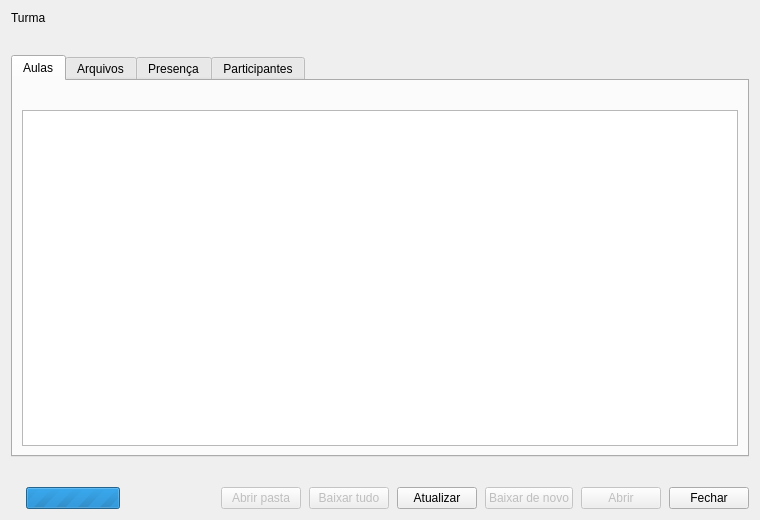
<?xml version="1.0" encoding="UTF-8"?>
<ui version="4.0">
 <class>JanelaTurma</class>
 <widget class="QDialog" name="JanelaTurma">
  <property name="geometry">
   <rect>
    <x>0</x>
    <y>0</y>
    <width>760</width>
    <height>520</height>
   </rect>
  </property>
  <property name="windowTitle">
   <string notr="true">Turma</string>
  </property>
  <layout class="QVBoxLayout" name="layoutRaiz">
   <property name="spacing">
    <number>8</number>
   </property>
   <item>
    <widget class="QLabel" name="rotuloTurma">
     <property name="classe" stdset="0">
      <string>tituloTurma</string>
     </property>
     <property name="text">
      <string notr="true">Turma</string>
     </property>
     <property name="wordWrap">
      <bool>true</bool>
     </property>
    </widget>
   </item>
   <item>
    <widget class="QLabel" name="rotuloDetalhe">
     <property name="classe" stdset="0">
      <string>cartaoDetalhe</string>
     </property>
     <property name="text">
      <string/>
     </property>
     <property name="wordWrap">
      <bool>true</bool>
     </property>
    </widget>
   </item>
   <item>
    <widget class="QTabWidget" name="abas">
     <property name="currentIndex">
      <number>0</number>
     </property>
     <widget class="QWidget" name="abaAulas">
      <attribute name="title">
       <string>Aulas</string>
      </attribute>
      <layout class="QVBoxLayout" name="layoutAulas">
       <item>
        <widget class="QLabel" name="rotuloSecao">
         <property name="classe" stdset="0">
          <string>cartaoDetalhe</string>
         </property>
         <property name="text">
          <string/>
         </property>
         <property name="wordWrap">
          <bool>true</bool>
         </property>
        </widget>
       </item>
       <item>
        <widget class="QTreeView" name="arvoreAulas">
         <property name="alternatingRowColors">
          <bool>true</bool>
         </property>
         <property name="selectionBehavior">
          <enum>QAbstractItemView::SelectRows</enum>
         </property>
         <property name="selectionMode">
          <enum>QAbstractItemView::ExtendedSelection</enum>
         </property>
         <property name="uniformRowHeights">
          <bool>true</bool>
         </property>
         <attribute name="headerStretchLastSection">
          <bool>false</bool>
         </attribute>
        </widget>
       </item>
      </layout>
     </widget>
     <widget class="QWidget" name="abaArquivos">
      <attribute name="title">
       <string>Arquivos</string>
      </attribute>
      <layout class="QVBoxLayout" name="layoutArquivos">
       <item>
        <widget class="QTableView" name="tvArquivos">
         <property name="alternatingRowColors">
          <bool>true</bool>
         </property>
         <property name="selectionBehavior">
          <enum>QAbstractItemView::SelectRows</enum>
         </property>
         <property name="selectionMode">
          <enum>QAbstractItemView::ExtendedSelection</enum>
         </property>
         <property name="sortingEnabled">
          <bool>true</bool>
         </property>
         <property name="wordWrap">
          <bool>false</bool>
         </property>
         <attribute name="horizontalHeaderHighlightSections">
          <bool>false</bool>
         </attribute>
         <attribute name="horizontalHeaderStretchLastSection">
          <bool>true</bool>
         </attribute>
         <attribute name="verticalHeaderVisible">
          <bool>false</bool>
         </attribute>
        </widget>
       </item>
      </layout>
     </widget>
     <widget class="QWidget" name="abaPresenca">
      <attribute name="title">
       <string>Presença</string>
      </attribute>
      <layout class="QVBoxLayout" name="layoutPresenca">
       <item>
        <widget class="QLabel" name="rotuloPresenca">
         <property name="classe" stdset="0">
          <string>cartaoDetalhe</string>
         </property>
         <property name="text">
          <string/>
         </property>
         <property name="wordWrap">
          <bool>true</bool>
         </property>
        </widget>
       </item>
       <item>
        <layout class="QHBoxLayout" name="layoutAcoesPresenca">
         <item>
          <spacer name="espacoPresenca">
           <property name="orientation">
            <enum>Qt::Horizontal</enum>
           </property>
           <property name="sizeHint" stdset="0">
            <size>
             <width>0</width>
             <height>20</height>
            </size>
           </property>
          </spacer>
         </item>
        </layout>
       </item>
       <item>
        <widget class="QTableView" name="tvPresenca">
         <property name="alternatingRowColors">
          <bool>true</bool>
         </property>
         <property name="selectionBehavior">
          <enum>QAbstractItemView::SelectRows</enum>
         </property>
         <property name="selectionMode">
          <enum>QAbstractItemView::ExtendedSelection</enum>
         </property>
         <property name="sortingEnabled">
          <bool>true</bool>
         </property>
         <property name="wordWrap">
          <bool>false</bool>
         </property>
         <attribute name="horizontalHeaderHighlightSections">
          <bool>false</bool>
         </attribute>
         <attribute name="verticalHeaderVisible">
          <bool>false</bool>
         </attribute>
        </widget>
       </item>
      </layout>
     </widget>
     <widget class="QWidget" name="abaParticipantes">
      <attribute name="title">
       <string>Participantes</string>
      </attribute>
      <layout class="QVBoxLayout" name="layoutParticipantes">
       <item>
        <widget class="QLabel" name="rotuloParticipantes">
         <property name="classe" stdset="0">
          <string>cartaoDetalhe</string>
         </property>
         <property name="text">
          <string/>
         </property>
         <property name="wordWrap">
          <bool>true</bool>
         </property>
        </widget>
       </item>
       <item>
        <widget class="QTableView" name="tvParticipantes">
         <property name="alternatingRowColors">
          <bool>true</bool>
         </property>
         <property name="selectionBehavior">
          <enum>QAbstractItemView::SelectRows</enum>
         </property>
         <property name="selectionMode">
          <enum>QAbstractItemView::ExtendedSelection</enum>
         </property>
         <property name="sortingEnabled">
          <bool>true</bool>
         </property>
         <property name="wordWrap">
          <bool>false</bool>
         </property>
         <attribute name="horizontalHeaderHighlightSections">
          <bool>false</bool>
         </attribute>
         <attribute name="horizontalHeaderStretchLastSection">
          <bool>true</bool>
         </attribute>
         <attribute name="verticalHeaderVisible">
          <bool>false</bool>
         </attribute>
        </widget>
       </item>
      </layout>
     </widget>
    </widget>
   </item>
   <item>
    <widget class="QLabel" name="rotuloOutrasAbas">
     <property name="classe" stdset="0">
      <string>cartaoDetalhe</string>
     </property>
     <property name="text">
      <string/>
     </property>
     <property name="wordWrap">
      <bool>true</bool>
     </property>
    </widget>
   </item>
   <item>
    <layout class="QHBoxLayout" name="layoutRodape">
     <item>
      <widget class="QLabel" name="rotuloStatus">
       <property name="classe" stdset="0">
        <string>cartaoDetalhe</string>
       </property>
       <property name="text">
        <string/>
       </property>
      </widget>
     </item>
     <item>
      <widget class="QProgressBar" name="barra">
       <property name="maximumWidth">
        <number>130</number>
       </property>
       <property name="minimum">
        <number>0</number>
       </property>
       <property name="maximum">
        <number>0</number>
       </property>
       <property name="textVisible">
        <bool>false</bool>
       </property>
       <property name="visible">
        <bool>false</bool>
       </property>
      </widget>
     </item>
     <item>
      <spacer name="espacoRodape">
       <property name="orientation">
        <enum>Qt::Horizontal</enum>
       </property>
       <property name="sizeHint" stdset="0">
        <size>
         <width>0</width>
         <height>20</height>
        </size>
       </property>
      </spacer>
     </item>
     <item>
      <widget class="QPushButton" name="botaoPasta">
       <property name="enabled">
        <bool>false</bool>
       </property>
       <property name="text">
        <string>Abrir pasta</string>
       </property>
       <property name="toolTip">
        <string>Abre no Explorer a pasta onde os arquivos desta turma são salvos.</string>
       </property>
      </widget>
     </item>
     <item>
      <widget class="QPushButton" name="botaoBaixarTudo">
       <property name="enabled">
        <bool>false</bool>
       </property>
       <property name="text">
        <string>Baixar tudo</string>
       </property>
       <property name="toolTip">
        <string>Baixa todos os arquivos desta turma para Documentos/SIGAA e deixa tudo disponível offline. O que já está no disco não é baixado de novo.</string>
       </property>
      </widget>
     </item>
     <item>
      <widget class="QPushButton" name="botaoAtualizar">
       <property name="text">
        <string>Atualizar</string>
       </property>
       <property name="toolTip">
        <string>Relê esta turma no SIGAA agora. A tela já mostra o que a última sincronização guardou — isto só é preciso se o professor acabou de publicar algo.</string>
       </property>
      </widget>
     </item>
     <item>
      <widget class="QPushButton" name="botaoRebaixar">
       <property name="enabled">
        <bool>false</bool>
       </property>
       <property name="text">
        <string>Baixar de novo</string>
       </property>
       <property name="toolTip">
        <string>Busca o arquivo no SIGAA outra vez, mesmo que já esteja no seu computador. Use se desconfiar que o professor trocou o conteúdo.</string>
       </property>
      </widget>
     </item>
     <item>
      <widget class="QPushButton" name="botaoAbrir">
       <property name="enabled">
        <bool>false</bool>
       </property>
       <property name="default">
        <bool>true</bool>
       </property>
       <property name="text">
        <string>Abrir</string>
       </property>
       <property name="toolTip">
        <string>Abre o material selecionado. Se ainda não estiver no seu computador, baixa antes; se já estiver, abre direto, sem rede.</string>
       </property>
      </widget>
     </item>
     <item>
      <widget class="QPushButton" name="botaoFechar">
       <property name="text">
        <string>Fechar</string>
       </property>
      </widget>
     </item>
    </layout>
   </item>
  </layout>
 </widget>
 <resources/>
 <connections/>
</ui>
